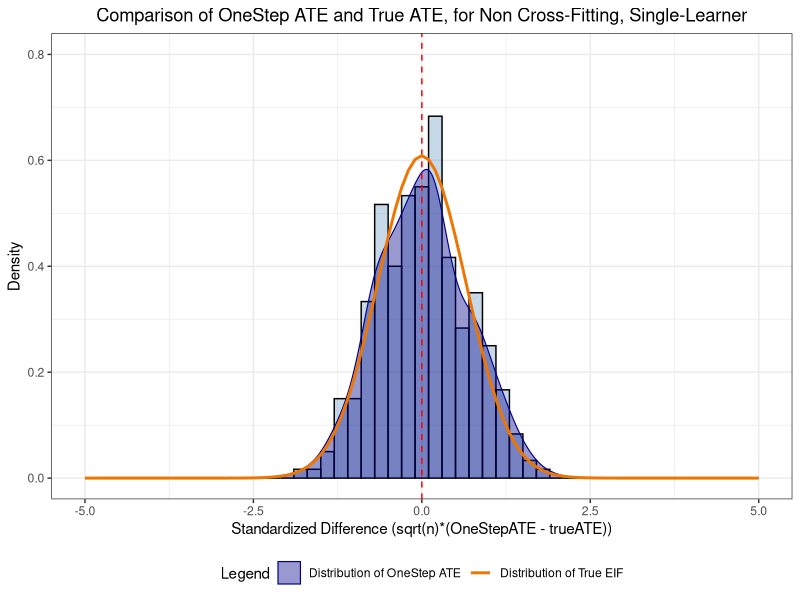
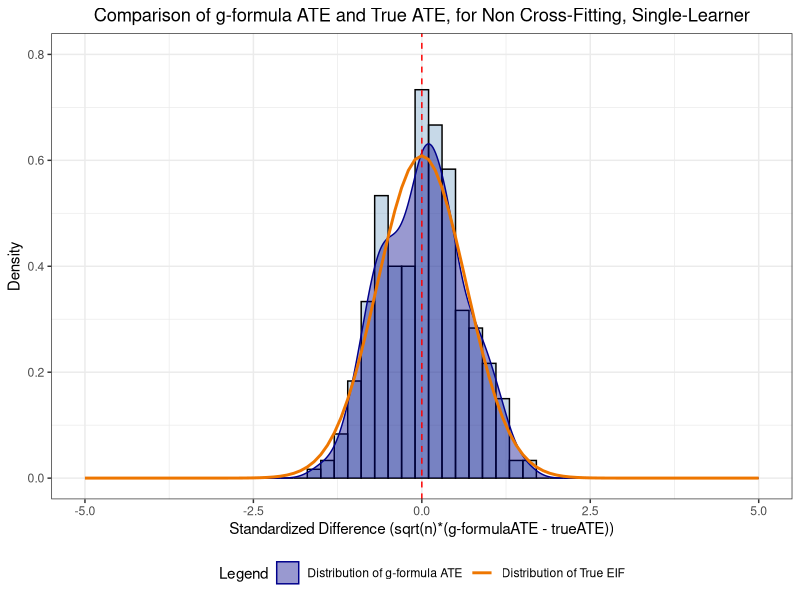

Write the R code that produced these figures, in order. (Note: a time limit stopped this script after it produced the figures.)
## ---- chunk 1
library(ggplot2)
library(dplyr)
library(tidyverse)
## ---- chunk 2
start_time_ncfsl <- Sys.time()  

set.seed(8)
n <- 10000
simulations_ncfsl <- 300

true_ATE_ncfsl <- numeric(simulations_ncfsl)
ATE_naive_ncfsl <- numeric(simulations_ncfsl)
EIF_true_ncfsl <- numeric(simulations_ncfsl)
EIF_ncfsl <- numeric(simulations_ncfsl)
ATE_onestep_ncfsl <- numeric(simulations_ncfsl)

OS_lb_dsl_cf <- numeric(simulations_ncfsl)
OS_ub_dsl_cf <- numeric(simulations_ncfsl)
naive_lb_dsl_cf <- numeric(simulations_ncfsl)
naive_ub_dsl_cf <- numeric(simulations_ncfsl)
true_lb_dsl_cf <- numeric(simulations_ncfsl)
true_ub_dsl_cf <- numeric(simulations_ncfsl)

logit <- function(x) {
  exp(x) / (1 + exp(x))
}

for (i in 1:simulations_ncfsl) {
    set.seed(8+i)
    w1 <- rpois(n, 0.1)       # PrevAcuteCS - represents a variable of 3 levels
    w2 <- rbinom(n, 1, 0.16)  # PrevInstrumental
    w3 <- rpois(n, 0.07)      # PrevTiming - represents a varibales of 3 levels 
    w4 <- rbinom(n, 1, 0.42)  # PrevArgumented
    w5 <- rbinom(n, 1, 0.06)  # PrevPraeterm
    w6 <- rbinom(n, 1, 0.13)  # PrevEpisiotomy
    w7 <- rbinom(n, 1, 0.1)   # PrevInduced
    w8 <- rbinom(n, 1, 0.02)  # PrevRetained

    W <- cbind(w1, w2, w3, w4, w5, w6, w7, w8)
    
    prob_A <- logit(-2 + 0.5*W[,1]^2 + 0.8*W[,2] + 0.6*W[,3]^2 - 0.55*W[,4] - 0.1*W[,5] - 0.01*W[,6] - 0.9*W[,7] - 0.7*W[,8])
    A <- rbinom(n = nrow(W), size = 1, prob = prob_A)

    pY <- function(A, W) {
        logit(-4 + A - 0.9*W[,1] - 0.8*W[,2] - 0.7*W[,6])
    }
    
    prob_Y <- pY(A = A, W = W)
    Y <- rbinom(n = nrow(W), size = 1, prob = prob_Y)
    pY1 <- pY(A = 1, W = W)
    pY0 <- pY(A = 0, W = W)

    # true_ATE and true_EIF
    true_ATE_ncfsl[i] <- mean(pY1) - mean(pY0) 
    EIF_true_ncfsl[i] <- sd(pY1 - pY0- true_ATE_ncfsl[i] + A/prob_A * (Y - pY1) - (1-A)/(1- prob_A) *(Y-pY0))


    data_ncfsl <- data.frame(Y = Y, A = A, W)

    # learner 
    GLM1_ncfsl <- glm(Y ~ A + w1 + w2 + w3 + w4 + w5 + w6 + w7 + w8, data = data_ncfsl, family = "binomial")    
    
    data_1_ncfsl <- data_ncfsl
    data_0_ncfsl <- data_ncfsl
    data_1_ncfsl$A <- 1
    data_0_ncfsl$A <- 0
    
    # predictions for learner 
    predictions_GLM1_ncfsl <- predict(GLM1_ncfsl, newdata = data_1_ncfsl[, -1], type = "response")
    predictions_GLM0_ncfsl <- predict(GLM1_ncfsl, newdata = data_0_ncfsl[, -1], type = "response")
    
    # naive ATE 
    ATE_naive_ncfsl[i] <- mean(predictions_GLM1_ncfsl) - mean(predictions_GLM0_ncfsl)

    # learner for propensity
    GLM1_propensity_ncfsl <- glm(A ~ w1 + w2 + w3 + w4 + w5 + w6 + w7 + w8, data = data_ncfsl[, -c(1,2)], family = "binomial")

    # predict propensity
    propensity_scores_ncfsl <- predict(GLM1_propensity_ncfsl, newdata = data_ncfsl[, -c(1,2)], type = "response")

    EIF_ncfsl[i] <- mean((data_ncfsl$A / propensity_scores_ncfsl) * (data_ncfsl$Y - predictions_GLM1_ncfsl) - ((1 - data_ncfsl$A) / (1 - propensity_scores_ncfsl)) * (data_ncfsl$Y - predictions_GLM0_ncfsl))
  
    # ATE onestep
    ATE_onestep_ncfsl[i] <- ATE_naive_ncfsl[i] + EIF_ncfsl[i]
    
    # stuff for confidence intervals 
        EIF_onestep_ncfsl <- (predictions_GLM1_ncfsl - predictions_GLM0_ncfsl - ATE_onestep_ncfsl[i] + data_ncfsl$A/propensity_scores_ncfsl * (data_ncfsl$Y - predictions_GLM1_ncfsl) - (1 - data_ncfsl$A)/(1- propensity_scores_ncfsl) *(data_ncfsl$Y-predictions_GLM0_ncfsl))
    
    EIF_naive_ncfsl <- (predictions_GLM1_ncfsl - predictions_GLM0_ncfsl - ATE_naive_ncfsl[i] + data_ncfsl$A/propensity_scores_ncfsl * (data_ncfsl$Y - predictions_GLM1_ncfsl) - (1 - data_ncfsl$A)/(1- propensity_scores_ncfsl) *(data_ncfsl$Y-predictions_GLM0_ncfsl))
    
  OS_lb_dsl_cf[i] <- ATE_onestep_ncfsl[i] - qnorm(0.975)*1/sqrt(n)*sd(EIF_onestep_ncfsl)
  OS_ub_dsl_cf[i] <- ATE_onestep_ncfsl[i] + qnorm(0.975)*1/sqrt(n)*sd(EIF_onestep_ncfsl)
  naive_lb_dsl_cf[i] <- ATE_naive_ncfsl[i] - qnorm(0.975)*1/sqrt(n)*sd(EIF_naive_ncfsl)
  naive_ub_dsl_cf[i] <- ATE_naive_ncfsl[i] + qnorm(0.975)*1/sqrt(n)*sd(EIF_naive_ncfsl)
  true_lb_dsl_cf[i] <- true_ATE_ncfsl[i] - qnorm(0.975)*1/sqrt(n)*sd(EIF_true_ncfsl)
  true_ub_dsl_cf[i] <- true_ATE_ncfsl[i] + qnorm(0.975)*1/sqrt(n)*sd(EIF_true_ncfsl)
}

mean(ATE_naive_ncfsl)
mean(ATE_onestep_ncfsl)
mean(true_ATE_ncfsl)

end_time_ncfsl <- Sys.time()
total_time_ncfsl <- end_time_ncfsl - start_time_ncfsl 
print(total_time_ncfsl) 
## ---- chunk 3
# Print the results
print(paste("95% CI for Naive ATE: (", mean(naive_lb_dsl_cf), ", ", mean(naive_ub_dsl_cf), ")", sep = ""))
print(paste("95% CI for OneStep ATE: (", mean(OS_lb_dsl_cf), ", ", mean(OS_ub_dsl_cf), ")", sep = ""))
print(paste("95% CI for True ATE: (", mean(true_lb_dsl_cf), ", ", mean(true_ub_dsl_cf), ")", sep = ""))
## ---- chunk 4
test_ncfsl <- sqrt(n) * (ATE_onestep_ncfsl - true_ATE_ncfsl)  

results_df_ncfsl <- data.frame(StandardizedDifference = test_ncfsl)

ggplot(results_df_ncfsl, aes(x = StandardizedDifference)) +
  geom_histogram(aes(y = ..density.., fill = "Histogram"), binwidth = 0.2, color = "black", fill = "steelblue", alpha = 0.3) +
  geom_density(aes(color = "Distribution of OneStep ATE"), fill = "darkblue", alpha = 0.4, size = 0.4) +
  geom_vline(xintercept = 0, color = "red", linetype = "dashed", size = 0.5) +
  stat_function(fun = dnorm, 
                args = list(mean = 0, sd = mean(EIF_true_ncfsl)), 
                aes(color = "Distribution of True EIF"), 
                size = 1) +
  labs(
    title = "Comparison of OneStep ATE and True ATE, for Non Cross-Fitting, Single-Learner",
    x = "Standardized Difference (sqrt(n)*(OneStepATE - trueATE))",
    y = "Density",
    color = "Legend"  # Title for the color legend
  ) +
  xlim(c(-5, 5)) +  # Adjust limits as necessary
  ylim(c(0, 0.8)) +  # Adjust limits as necessary
  theme_bw() +
  theme(
    plot.title = element_text(hjust = 0.5),
    legend.position = "bottom"  # Positioning the legend at the bottom
  ) +
  scale_color_manual(values = c("Distribution of OneStep ATE" = "darkblue", "Distribution of True EIF" = "darkorange2")) +
  scale_fill_manual(values = c("Histogram" = "steelblue"))  # Include histogram fill in the legend if necessary

## ---- chunk 5
test_ncfsl <- sqrt(n) * (ATE_naive_ncfsl - true_ATE_ncfsl)  # standardized differences

results_df_ncfsl <- data.frame(StandardizedDifference = test_ncfsl)

ggplot(results_df_ncfsl, aes(x = StandardizedDifference)) +
  geom_histogram(aes(y = ..density.., fill = "Histogram"), binwidth = 0.2, color = "black", fill = "steelblue", alpha = 0.3) +
  geom_density(aes(color = "Distribution of g-formula ATE"), fill = "darkblue", alpha = 0.4) +
  geom_vline(xintercept = 0, color = "red", linetype = "dashed", size = 0.5) +
  stat_function(fun = dnorm, 
                args = list(mean = 0, sd = mean(EIF_true_ncfsl)), 
                aes(color = "Distribution of True EIF"), 
                size = 1) +
  labs(
    title = "Comparison of g-formula ATE and True ATE, for Non Cross-Fitting, Single-Learner",
    x = "Standardized Difference (sqrt(n)*(g-formulaATE - trueATE))",
    y = "Density",
    color = "Legend"  # Title for the color legend
  ) +
  xlim(c(-5, 5)) +  # Adjust limits as necessary
  ylim(c(0, 0.8)) +  # Adjust limits as necessary
  theme_bw() +
  theme(
    plot.title = element_text(hjust = 0.5),
    legend.position = "bottom"  # Positioning the legend at the bottom
  ) +
  scale_color_manual(values = c("Distribution of g-formula ATE" = "darkblue", "Distribution of True EIF" = "darkorange2")) +
  scale_fill_manual(values = c("Histogram" = "steelblue"))  # Include histogram fill in the legend if necessary
## ---- chunk 6
start_time_ncfdsl <- Sys.time()  

set.seed(8)
n <- 10000
simulations <- 300
folds_cv <- 5 

fold_indices_cv <- sample(rep(1:folds_cv, length.out = n))

true_ATE_ncfdsl <- numeric(simulations)
ATE_naive_ncfdsl <- numeric(simulations)
EIF_ncfdsl <- numeric(simulations)
SubEIF_ncfdsl <- numeric(simulations)
EIF_true_ncfdsl <- numeric(simulations)
ATE_onestep_ncfdsl <- numeric(simulations)
OneStep_normal_ncfdsl <- numeric(simulations)
Naive_normal_ncfdsl <- numeric(simulations)
best_model_indices_ncfdsl <- numeric(simulations)
best_model_indices_A_ncfdsl <- numeric(simulations)
EIF_onestep_ncfdsl<- numeric(simulations)
EIF_onestep_ncfdsl<- numeric(simulations)

predictions_A_1_ncfdsl <- numeric(n)
predictions_A_2_ncfdsl <- numeric(n)
predictions_A_3_ncfdsl <- numeric(n)
predictions_A_4_ncfdsl <- numeric(n)
predictions_Y_1_ncfdsl <- numeric(n)
predictions_Y_2_ncfdsl <- numeric(n)
predictions_Y_3_ncfdsl <- numeric(n)
predictions_Y_4_ncfdsl <- numeric(n)

OS_lb_dsl_cf <- numeric(simulations)
OS_ub_dsl_cf <- numeric(simulations)
naive_lb_dsl_cf <- numeric(simulations)
naive_ub_dsl_cf <- numeric(simulations)
true_lb_dsl_cf <- numeric(simulations)
true_ub_dsl_cf <- numeric(simulations)

models_A_ncfdsl <- list()
models_ncfdsl <- list()

logit <- function(x) {
  exp(x)/(1+exp(x))
}

for (i in 1:simulations) {
    set.seed(8+i)
    w1 <- rpois(n, 0.1)      # PrevAcuteCS - represents a variable of 3 levels
    w2 <- rbinom(n, 1, 0.16)  # PrevInstrumental
    w3 <- rpois(n, 0.07)      # PrevTiming - represents a varibales of 3 levels 
    w4 <- rbinom(n, 1, 0.42)  # PrevArgumented
    w5 <- rbinom(n, 1, 0.06)  # PrevPraeterm
    w6 <- rbinom(n, 1, 0.13)  # PrevEpisiotomy
    w7 <- rbinom(n, 1, 0.1)   # PrevInduced
    w8 <- rbinom(n, 1, 0.02)  # PrevRetained

    W <- cbind(w1, w2, w3, w4, w5, w6, w7, w8)
    
    prob_A_ncfdsl <- logit(-2 + 0.5*W[,1]^2 + 0.8*W[,2] + 0.6*W[,3]^2 - 0.55*W[,4] - 0.1*W[,5] - 0.01*W[,6] - 0.9*W[,7] - 0.7*W[,8])
    A <- rbinom(n = nrow(W), size = 1, prob = prob_A_ncfdsl)

    pY_ncfdsl <- function(A, W) {
        logit(-4 + A - 0.9*W[,1] - 0.8*W[,2] - 0.7*W[,6])
    }
    
    prob_Y_ncfdsl <- pY_ncfdsl(A = A, W = W)
    Y <- rbinom(n = nrow(W), size = 1, prob = prob_Y_ncfdsl)
    pY1_ncfdsl <- pY_ncfdsl(A = 1, W = W)
    pY0_ncfdsl <- pY_ncfdsl(A = 0, W = W)
    
    # true_ATE and true_EIF
    true_ATE_ncfdsl[i] <- (mean(pY1_ncfdsl) - mean(pY0_ncfdsl)) 
    EIF_true_ncfdsl[i] <- sd(pY1_ncfdsl - pY0_ncfdsl - true_ATE_ncfdsl[i] + A/prob_A_ncfdsl * (Y - pY1_ncfdsl) - (1-A)/(1- prob_A_ncfdsl) *(Y-pY0_ncfdsl))


    data <- data.frame(Y = Y, A = A, W)

    
for (fold_cv in 1:folds_cv) {
    train_indices_cv <- which(fold_indices_cv != fold_cv)
    test_indices_cv <- which(fold_indices_cv == fold_cv)
    
    data_train_cv <- data[train_indices_cv, ]
    data_test_cv <- data[test_indices_cv, ]

    models_ncfdsl <- list(
      glm1_Y_ncfdsl <- glm(Y ~ A + w1 + w2 + w3 * w4 + w5 + w7 + w8, data = data_train_cv, family = "binomial"),
      glm2_Y_ncfdsl <- glm(Y ~ A + w2 + w3 + w4 + w5 + w6 + w7 + w8, data = data_train_cv, family = "binomial"),
      glm3_Y_ncfdsl <- glm(Y ~ A + w1 + w2 + w3 + w4 + w6 + w7 * w8, data = data_train_cv, family = "binomial"),
      glm4_Y_ncfdsl <- glm(Y ~ A + w1 + w2 + w3 + w4 + w5 + w6 + w7 + w8, data = data_train_cv, family = "binomial")      )
    offset <- (fold_cv - 1) * length(test_indices_cv)
    predictions_Y_1_ncfdsl[offset + seq_along(test_indices_cv)] <- predict(glm1_Y_ncfdsl, newdata = data_test_cv, type = "response")
    predictions_Y_2_ncfdsl[offset + seq_along(test_indices_cv)] <- predict(glm2_Y_ncfdsl, newdata = data_test_cv, type = "response")
    predictions_Y_3_ncfdsl[offset + seq_along(test_indices_cv)] <- predict(glm3_Y_ncfdsl, newdata = data_test_cv, type = "response")
    predictions_Y_4_ncfdsl[offset + seq_along(test_indices_cv)] <- predict(glm4_Y_ncfdsl, newdata = data_test_cv, type = "response")
    }

    MSEs_ncfdsl <- cbind(mean((data_test_cv$Y - predictions_Y_1_ncfdsl)^2), mean((data_test_cv$Y - predictions_Y_2_ncfdsl)^2),
                    mean((data_test_cv$Y - predictions_Y_3_ncfdsl)^2), mean((data_test_cv$Y - predictions_Y_4_ncfdsl)^2))
    
    best_model_index_ncfdsl <- which.min(MSEs_ncfdsl)
    best_model_ncfdsl <- models_ncfdsl[[best_model_index_ncfdsl]]

    best_model_indices_ncfdsl[i] <- best_model_index_ncfdsl  
    table(best_model_indices_ncfdsl)
    
    data_1 <- data
    data_0 <- data
    data_1$A <- 1
    data_0$A <- 0

         # We then use the best model to predict Y=1 and Y=0
        predictions_GLM1_ncfdsl <- predict(best_model_ncfdsl, newdata = data_1[, -1], type = "response")
        predictions_GLM0_ncfdsl <- predict(best_model_ncfdsl, newdata = data_0[, -1], type = "response")
    
    
    # Save my ATE_naive in a vector
    ATE_naive_ncfdsl[i] <- mean(predictions_GLM1_ncfdsl) - mean(predictions_GLM0_ncfdsl)

    
for (fold_cv in 1:folds_cv) {
    train_indices_cv <- which(fold_indices_cv != fold_cv)
    test_indices_cv <- which(fold_indices_cv == fold_cv)
    
    data_train_cv <- data[train_indices_cv, ]
    data_test_cv <- data[test_indices_cv, ]

    models_A_ncfdsl <- list(
    glm1_A_ncfdsl <- glm(A ~ w1 + w2 + w4 + w5 + w6 + w7 + w8, data = data_train_cv, family = "binomial"),
    glm2_A_ncfdsl <- glm(A ~ w1 * w2 + w3 + w4 + w6 + w7 + w8, data = data_train_cv, family = "binomial"),
    glm3_A_ncfdsl <- glm(A ~ w1 + w2 + w3 + w4 + w5 + w6 + w7 * w8, data = data_train_cv, family = "binomial"),
    glm4_A_ncfdsl <- glm(A ~ w1 + w2 + w3 + w4 + w5 + w6 + w7 + w8, data = data_train_cv, family = "binomial")
    )
    offset <- (fold_cv - 1) * length(test_indices_cv)
    predictions_A_1_ncfdsl[offset + seq_along(test_indices_cv)] <- predict(glm1_A_ncfdsl, newdata = data_test_cv, type = "response")
    predictions_A_2_ncfdsl[offset + seq_along(test_indices_cv)] <- predict(glm2_A_ncfdsl, newdata = data_test_cv, type = "response")
    predictions_A_3_ncfdsl[offset + seq_along(test_indices_cv)] <- predict(glm3_A_ncfdsl, newdata = data_test_cv, type = "response")
    predictions_A_4_ncfdsl[offset + seq_along(test_indices_cv)] <- predict(glm4_A_ncfdsl, newdata = data_test_cv, type = "response")
}

        MSEs_A_ncfdsl <- cbind(mean((data_test_cv$A - predictions_A_1_ncfdsl)^2), mean((data_test_cv$A - predictions_A_2_ncfdsl)^2), mean((data_test_cv$A - predictions_A_3_ncfdsl)^2), mean((data_test_cv$A - predictions_A_4_ncfdsl)^2))
   
        best_model_index_A_ncfdsl <- which.min(MSEs_A_ncfdsl)
        best_model_A_ncfdsl <- models_A_ncfdsl[[best_model_index_A_ncfdsl]]
        
        best_model_indices_A_ncfdsl[i] <- best_model_index_A_ncfdsl 
        table(best_model_indices_A_ncfdsl)        

    # Propensity score on best model

    propensity_scores_ncfdsl <- predict(best_model_A_ncfdsl, newdata = data[, -c(1,2)], type = "response")


    SubEIF_ncfdsl[i] <- mean((data$A / propensity_scores_ncfdsl) * (data$Y - predictions_GLM1_ncfdsl) - ((1 - data$A) / (1 - propensity_scores_ncfdsl)) * (data$Y - predictions_GLM0_ncfdsl))

  
    # Onestep ATE 
    ATE_onestep_ncfdsl[i] <- ATE_naive_ncfdsl[i] + SubEIF_ncfdsl[i]
    
    # CI stuff
    EIF_onestep_ncfdsl <- (predictions_GLM1_ncfdsl - predictions_GLM0_ncfdsl - ATE_onestep_ncfdsl[i] + data$A/propensity_scores_ncfdsl * (data$Y - predictions_GLM1_ncfdsl) - (1 - data$A)/(1- propensity_scores_ncfdsl) *(data$Y-predictions_GLM0_ncfdsl))
    
    EIF_naive_ncfdsl <- (predictions_GLM1_ncfdsl - predictions_GLM0_ncfdsl - ATE_naive_ncfdsl[i] + A/propensity_scores_ncfdsl * (Y - predictions_GLM1_ncfdsl) - (1 - A)/(1- propensity_scores_ncfdsl) *(Y-predictions_GLM0_ncfdsl))
    
  OS_lb_dsl_cf[i] <- ATE_onestep_ncfdsl[i] - qnorm(0.975)*1/sqrt(n)*sd(EIF_onestep_ncfdsl)
  OS_ub_dsl_cf[i] <- ATE_onestep_ncfdsl[i] + qnorm(0.975)*1/sqrt(n)*sd(EIF_onestep_ncfdsl)
  naive_lb_dsl_cf[i] <- ATE_naive_ncfdsl[i] - qnorm(0.975)*1/sqrt(n)*sd(EIF_naive_ncfdsl)
  naive_ub_dsl_cf[i] <- ATE_naive_ncfdsl[i] + qnorm(0.975)*1/sqrt(n)*sd(EIF_naive_ncfdsl)
  true_lb_dsl_cf[i] <- true_ATE_ncfdsl[i] - qnorm(0.975)*1/sqrt(n)*sd(EIF_true_ncfdsl)
  true_ub_dsl_cf[i] <- true_ATE_ncfdsl[i] + qnorm(0.975)*1/sqrt(n)*sd(EIF_true_ncfdsl)
}

mean(ATE_naive_ncfdsl)
mean(ATE_onestep_ncfdsl)
mean(true_ATE_ncfdsl)

end_time_ncfdsl <- Sys.time()  
total_time_ncfdsl <- end_time_ncfdsl - start_time_ncfdsl
print(total_time_ncfdsl)
## ---- chunk 7
# Print the results
print(paste("95% CI for Naive ATE: (", mean(naive_lb_dsl_cf), ", ", mean(naive_ub_dsl_cf), ")", sep = ""))
print(paste("95% CI for OneStep ATE: (", mean(OS_lb_dsl_cf), ", ", mean(OS_ub_dsl_cf), ")", sep = ""))
print(paste("95% CI for True ATE: (", mean(true_lb_dsl_cf), ", ", mean(true_ub_dsl_cf), ")", sep = ""))
## ---- chunk 8
model_freq_ncfdsl <- as.data.frame(table(best_model_indices_ncfdsl))
names(model_freq_ncfdsl) <- c("ModelIndex", "Frequency")

ggplot(data = model_freq_ncfdsl, aes(x = ModelIndex, y = Frequency)) +
    geom_bar(stat = "identity", fill = "steelblue") +
    labs(x = "Model Index", y = "Frequency", title = "Frequency of Best Model Selection for Y") +
    theme_minimal()
## ---- chunk 9
model_freq_ncfdsl_A <- as.data.frame(table(best_model_indices_A_ncfdsl))
names(model_freq_ncfdsl_A) <- c("ModelIndex", "Frequency")

ggplot(data = model_freq_ncfdsl_A, aes(x = ModelIndex, y = Frequency)) +
    geom_bar(stat = "identity", fill = "steelblue") +
    labs(x = "Model Index", y = "Frequency", title = "Frequency of Best Model Selection for A") +
    theme_minimal()
## ---- chunk 10
test_ncfdsl_os <- sqrt(n) * (ATE_onestep_ncfdsl - true_ATE_ncfdsl) 

results_df_ncfdsl_os <- data.frame(StandardizedDifference = test_ncfdsl_os)

ggplot(results_df_ncfdsl_os, aes(x = StandardizedDifference)) +
  geom_histogram(aes(y = ..density.., fill = "Histogram"), binwidth = 0.2, color = "black", fill = "steelblue", alpha = 0.3) +
  geom_density(aes(color = "Distribution of OneStep ATE"), fill = "darkblue", alpha = 0.4) +  # Use aes for color
  geom_vline(xintercept = 0, color = "red", linetype = "dashed", size = 0.5) +
  stat_function(fun = dnorm, 
                args = list(mean = 0, sd = mean(EIF_true_ncfdsl)), 
                aes(color = "Distribution of True EIF"), 
                size = 1) +  # Use aes for color
  labs(
    title = "Comparison of OneStep ATE and True ATE for Non Cross-Fitting, Discrete Super-Learner",
    x = "Standardized Difference (sqrt(n)*(OneStepATE - trueATE))",
    y = "Density",
    color = "Legend"  # Title for the color legend
  ) +
  xlim(c(-5, 5)) +  # Adjust limits as necessary
  ylim(c(0, 0.8)) +
  theme_bw() +
  theme(
    plot.title = element_text(hjust = 0.5, size = 12),
    legend.position = "bottom"  # Positioning the legend at the bottom
  ) +
  scale_color_manual(values = c("Distribution of OneStep ATE" = "darkblue", "Distribution of True EIF" = "darkorange2")) +
  scale_fill_manual(values = c("Histogram" = "steelblue"))  # Include histogram fill in the legend if necessary

## ---- chunk 11
test_naive_ncsdsl <- sqrt(n) * (ATE_naive_ncfdsl - true_ATE_ncfdsl) 

results_df_naive_ncsdsl <- data.frame(StandardizedDifference = test_naive_ncsdsl)

ggplot(results_df_naive_ncsdsl, aes(x = StandardizedDifference)) +
  geom_histogram(aes(y = ..density.., fill = "Histogram"), binwidth = 0.2, color = "black", fill = "steelblue", alpha = 0.3) +
  geom_density(aes(color = "Distribution of g-formula ATE"), fill = "darkblue", alpha = 0.4) +  # Use aes for color
  geom_vline(xintercept = 0, color = "red", linetype = "dashed", size = 0.5) +
  stat_function(fun = dnorm, 
                args = list(mean = 0, sd = mean(EIF_true_ncfdsl)), 
                aes(color = "Distribution of True EIF"), 
                size = 1) +  # Use aes for color
  labs(
    title = "Comparison of g-formula ATE and True ATE for Non Cross-Fitting, Discrete Super-Learner",
    x = "Standardized Difference (sqrt(n)*(g-formuaATE - trueATE))",
    y = "Density",
    color = "Legend"  # Title for the color legend
  ) +
  xlim(c(-5, 5)) +  # Adjust limits as necessary
  ylim(c(0, 0.8)) +
  theme_bw() +
  theme(
    plot.title = element_text(hjust = 0.5, size = 12),
    legend.position = "bottom"  # Positioning the legend at the bottom
  ) +
  scale_color_manual(values = c("Distribution of g-formula ATE" = "darkblue", "Distribution of True EIF" = "darkorange2")) +
  scale_fill_manual(values = c("Histogram" = "steelblue"))  # Include histogram fill in the legend if necessary

## ---- chunk 12
start_time_smcf <- Sys.time()  

n <- 10000
simulations <- 300
folds <- 5

true_ATE_smcf <- numeric(simulations)
ATE_naive_smcf <- numeric(simulations)
SubEIF_smcf <- numeric(simulations)
ATE_onestep_smcf <- numeric(simulations)
OneStep_normal_smcf <- numeric(simulations)
Naive_normal_smcf <- numeric(simulations)



ATE_naive_on_train_data_smcf <- numeric(folds)
ATE_naive_on_test_data_smcf <- numeric(folds)
SubEIF_folds_on_train_data_smcf <- numeric(folds)
SubEIF_folds_on_test_data_smcf <- numeric(folds)
EIF_true_smcf <- numeric(simulations)
EIF_onestep_smcf <- numeric(simulations)
EIF_naive_smcf <- numeric(simulations)



OS_lb_dsl_cf <- numeric(simulations)
OS_ub_dsl_cf <- numeric(simulations)
naive_lb_dsl_cf <-numeric(simulations)
naive_ub_dsl_cf <- numeric(simulations)
true_lb_dsl_cf <- numeric(simulations)
true_ub_dsl_cf <- numeric(simulations)


# Create my logit function
logit <- function(x) {
  exp(x) / (1 + exp(x))
}

# Create folds for cross-fitting
fold_indices <- sample(rep(1:folds, length.out = n))

for (i in 1:simulations) {
    set.seed(8 + i)
    w1 <- rpois(n, 0.1)      # PrevAcuteCS - represents a variable of 3 levels
    w2 <- rbinom(n, 1, 0.16)  # PrevInstrumental
    w3 <- rpois(n, 0.07)      # PrevTiming - represents a varibales of 3 levels 
    w4 <- rbinom(n, 1, 0.42)  # PrevArgumented
    w5 <- rbinom(n, 1, 0.06)  # PrevPraeterm
    w6 <- rbinom(n, 1, 0.13)  # PrevEpisiotomy
    w7 <- rbinom(n, 1, 0.1)   # PrevInduced
    w8 <- rbinom(n, 1, 0.02)  # PrevRetained

    W <- cbind(w1, w2, w3, w4, w5, w6, w7, w8)
    
    prob_A <- logit(-2 + 0.5*W[,1]^2 + 0.8*W[,2] + 0.6*W[,3]^2 - 0.55*W[,4] - 0.1*W[,5] - 0.01*W[,6] - 0.9*W[,7] - 0.7*W[,8])
    A <- rbinom(n = nrow(W), size = 1, prob = prob_A)

    pY <- function(A, W) {
        logit(-4 + A - 0.9*W[,1] - 0.8*W[,2] - 0.7*W[,6])
    }
    
    prob_Y <- pY(A = A, W = W)
    Y <- rbinom(n = nrow(W), size = 1, prob = prob_Y)
    pY1 <- pY(A = 1, W = W)
    pY0 <- pY(A = 0, W = W)
mean(pY1) - mean(pY0)
    # This is the true value I try to get. I save it in a vector 
    true_ATE_smcf[i] <- mean(pY1) - mean(pY0)
    EIF_true_smcf[i] <- sd(pY1 - pY0 - true_ATE_smcf[i] + A/prob_A * (Y - pY1) - (1 - A)/(1- prob_A) *(Y-pY0))
    
    # Create my data
    data <- data.frame(Y = Y, A = A, W)
    
    for (fold in 1:folds) {
        train_indices <- which(fold_indices != fold)
        test_indices <- which(fold_indices == fold)
        
        data_train <- data[train_indices, ]
        data_test <- data[test_indices, ]
        
        y_train <- data_train$Y
        y_test <- data_test$Y
        
        # Fit and prediction for Y
        GLM1_on_train_data_smcf <- glm(Y ~ A + w1 + w2 + w3 + w4 + w5 + w6 + w7 + w8, data = data_train, family = "binomial")    
        data_1_test <- data_test
        data_0_test <- data_test
        data_1_test$A <- 1
        data_0_test$A <- 0

        predictions_1_on_test_data <- predict(GLM1_on_train_data_smcf, newdata = data_1_test[, -1], type = "response")
        predictions_0_on_test_data <- predict(GLM1_on_train_data_smcf, newdata = data_0_test[, -1], type = "response")
        
        ATE_naive_on_test_data_smcf[fold] <- mean(predictions_1_on_test_data) - mean(predictions_0_on_test_data)

        GLM1_propensity_train_smcf <- glm(A ~ w1 + w2 + w3 + w4 + w5 + w6 + w7 + w8, data = data_train[, -1], family = "binomial")

        propensity_scores_on_test_data_smcf <- predict(GLM1_propensity_train_smcf, newdata = data_test[, -c(1,2)], type = "response")

        
        SubEIF_folds_on_test_data_smcf[fold] <- mean((data_test$A / propensity_scores_on_test_data_smcf) * (y_test - predictions_1_on_test_data) - ((1 - data_test$A) / (1 - propensity_scores_on_test_data_smcf)) * (y_test - predictions_0_on_test_data))
    }

    # Save results
    ATE_naive_smcf[i] <- mean(ATE_naive_on_test_data_smcf)
    SubEIF_smcf[i] <- mean(SubEIF_folds_on_test_data_smcf)
    ATE_onestep_smcf[i] <- ATE_naive_smcf[i] + SubEIF_smcf[i]
    
    EIF_onestep_smcf <- (predictions_1_on_test_data - predictions_0_on_test_data - ATE_onestep_smcf[i] + A/propensity_scores_on_test_data_smcf * (Y - predictions_1_on_test_data) - (1 - A)/(1- propensity_scores_on_test_data_smcf) *(Y-predictions_0_on_test_data))
    
    EIF_naive_smcf <- (predictions_1_on_test_data - predictions_0_on_test_data - ATE_naive_smcf[i] + A/propensity_scores_on_test_data_smcf * (Y - predictions_1_on_test_data) - (1 - A)/(1- propensity_scores_on_test_data_smcf) *(Y-predictions_0_on_test_data))
    
  OS_lb_dsl_cf[i] <- ATE_onestep_smcf[i] - qnorm(0.975)*1/sqrt(n)*sd(EIF_onestep_smcf)
  OS_ub_dsl_cf[i] <- ATE_onestep_smcf[i] + qnorm(0.975)*1/sqrt(n)*sd(EIF_onestep_smcf)
  naive_lb_dsl_cf[i] <- ATE_naive_smcf[i] - qnorm(0.975)*1/sqrt(n)*sd(EIF_naive_smcf)
  naive_ub_dsl_cf[i] <- ATE_naive_smcf[i] + qnorm(0.975)*1/sqrt(n)*sd(EIF_naive_smcf)
  true_lb_dsl_cf[i] <- true_ATE_smcf[i] - qnorm(0.975)*1/sqrt(n)*sd(EIF_true_smcf)
  true_ub_dsl_cf[i] <- true_ATE_smcf[i] + qnorm(0.975)*1/sqrt(n)*sd(EIF_true_smcf)
}


mean(ATE_naive_smcf)
mean(ATE_onestep_smcf)
mean(true_ATE_smcf)

end_time_smcf <- Sys.time()  # Record end time
total_time <- end_time_smcf - start_time_smcf  # Compute total duration
print(total_time)  # Print the total computation time
## ---- chunk 13
# Print the results
print(paste("95% CI for Naive ATE: (", mean(naive_lb_dsl_cf), ", ", mean(naive_ub_dsl_cf), ")", sep = ""))
print(paste("95% CI for OneStep ATE: (", mean(OS_lb_dsl_cf), ", ", mean(OS_ub_dsl_cf), ")", sep = ""))
print(paste("95% CI for True ATE: (", mean(true_lb_dsl_cf), ", ", mean(true_ub_dsl_cf), ")", sep = ""))
## ---- chunk 14
test_smcf <- sqrt(n) * (ATE_onestep_smcf - true_ATE_smcf)  
results_df_smcf <- data.frame(StandardizedDifference = test_smcf)

ggplot(results_df_smcf, aes(x = StandardizedDifference)) +
  geom_histogram(aes(y = ..density..), binwidth = 0.2, color = "black", fill = "steelblue", alpha = 0.3) +
  geom_density(aes(color = "Distribution of OneStep ATE"), fill = "darkblue", alpha = 0.4) +  # Use aes for color
  geom_vline(xintercept = 0, color = "red", linetype = "dashed", size = 0.5) +
  stat_function(fun = dnorm, 
                args = list(mean = 0, sd = mean(EIF_true_smcf)), 
                aes(color = "Distribution of True EIF"), 
                size = 1) +  # Use aes for color
  labs(
    title = "Comparison of OneStep ATE and True ATE for Cross-Fitting, Single-Leaner",
    x = "Standardized Difference (sqrt(n)*(OneStepATE - trueATE))",
    y = "Density",
    color = "Legend"  # Title for the color legend
  ) +
  xlim(c(-5, 5)) +  # Adjust limits as necessary
  ylim(c(0, 0.8)) +  # Adjust limits as necessary
  theme_bw() +
  theme(
    plot.title = element_text(hjust = 0.5),
    legend.position = "bottom"  # Positioning the legend at the bottom
  ) +
  scale_color_manual(values = c("Distribution of OneStep ATE" = "darkblue", "Distribution of True EIF" = "darkorange2"))  # Define legend colors

## ---- chunk 15
test_naive <- sqrt(n) * (ATE_naive_smcf - true_ATE_smcf)

results_df <- data.frame(StandardizedDifference = test_naive)

ggplot(results_df, aes(x = StandardizedDifference)) +
  geom_histogram(aes(y = ..density.., fill = "Histogram"), binwidth = 0.2, color = "black", fill = "steelblue", alpha = 0.3) +
  geom_density(aes(color = "Distribution of g-formula ATE"), fill = "darkblue", alpha = 0.4) +
  geom_vline(xintercept = 0, color = "red", linetype = "dashed", size = 0.5) +
  stat_function(fun = dnorm, 
                args = list(mean = 0, sd = mean(EIF_true_smcf)), 
                aes(color = "Distribution of True EIF"), 
                size = 1) +
  labs(
    title = "Comparison of g-formula ATE and True ATE for Cross-Fitting, Single-Learner",
    x = "Standardized Difference (sqrt(n)*(g-formulaATE - trueATE))",
    y = "Density",
    color = "Legend"  # Title for the color legend
  ) +
  xlim(c(-5, 5)) +  # Adjust limits as necessary
  ylim(c(0, 0.8)) +  # Adjust limits as necessary
  theme_bw() +
  theme(
    plot.title = element_text(hjust = 0.5),
    legend.position = "bottom"  # Positioning the legend at the bottom
  ) +
  scale_color_manual(values = c("Distribution of g-formula ATE" = "darkblue", "Distribution of True EIF" = "darkorange2")) +
  scale_fill_manual(values = c("Histogram" = "steelblue"))  # Include histogram fill in the legend if necessary

## ---- chunk 16
start_time <- Sys.time()  

set.seed(8)
n <- 10000
simulations <- 300
folds <- 5
folds_cv <- folds

true_ATE <- numeric(simulations)
ATE_naive <- numeric(simulations)
SubEIF <- numeric(simulations)
ATE_onestep <- numeric(simulations)
OneStep_normal <- numeric(simulations)
Naive_normal <- numeric(simulations)
EIF_true <- numeric(simulations)
best_model_indices <- numeric(simulations)
best_model_indices_A <- numeric(simulations)

ATE_naive_on_train_data <- numeric(folds)
ATE_naive_on_test_data <- numeric(folds)
SubEIF_folds_on_train_data <- numeric(folds)
SubEIF_folds_on_test_data <- numeric(folds)
ATE_onestep_on_test_data <- numeric(folds)

GLM_1_predictions_on_test_data <- numeric(simulations)
GLM_2_predictions_on_test_data <- numeric(simulations)
GLM_3_predictions_on_test_data <- numeric(simulations)
GLM_4_predictions_on_test_data <- numeric(simulations)

OS_lb_dsl_cf <- numeric(simulations)
OS_ub_dsl_cf <- numeric(simulations)
naive_lb_dsl_cf <-numeric(simulations)
naive_ub_dsl_cf <- numeric(simulations)
true_lb_dsl_cf <- numeric(simulations)
true_ub_dsl_cf <- numeric(simulations)

GLM_on_train_data <- list()
GLM_on_train_data_pro <- list()
MSEs <- matrix(NA, nrow = 4, ncol = folds_cv)  # Col = number of folds and rows are number of models 
models <- list()
models_A <- list()
MSEs_A <- matrix(NA, nrow = 4, ncol = folds_cv)  # Col = number of folds and rows are number of models 

logit <- function(x) {
  exp(x) / (1 + exp(x))
}

fold_indices <- sample(rep(1:folds, length.out = n))
fold_indices_cv <- sample(rep(1:folds_cv, length.out = n))

        predictions_A_1 <- numeric(n)
        predictions_A_2 <- numeric(n)
        predictions_A_3 <- numeric(n)
        predictions_A_4 <- numeric(n)
        predictions_Y_1 <- numeric(n)
        predictions_Y_2 <- numeric(n)
        predictions_Y_3 <- numeric(n)
        predictions_Y_4 <- numeric(n)

for (i in 1:simulations) {
    set.seed(8 + i)
    w1 <- rpois(n, 0.1)       # PrevAcuteCS - represents a variable of 3 levels
    w2 <- rbinom(n, 1, 0.16)  # PrevInstrumental
    w3 <- rpois(n, 0.07)      # PrevTiming - represents a varibales of 3 levels 
    w4 <- rbinom(n, 1, 0.42)  # PrevArgumented
    w5 <- rbinom(n, 1, 0.06)  # PrevPraeterm
    w6 <- rbinom(n, 1, 0.13)  # PrevEpisiotomy
    w7 <- rbinom(n, 1, 0.1)   # PrevInduced
    w8 <- rbinom(n, 1, 0.02)  # PrevRetained

    W <- cbind(w1, w2, w3, w4, w5, w6, w7, w8)
    
    prob_A <- logit(-2 + 0.5*W[,1]^2 + 0.8*W[,2] + 0.6*W[,3]^2 - 0.55*W[,4] - 0.1*W[,5] - 0.01*W[,6] - 0.9*W[,7] - 0.7*W[,8])
    A <- rbinom(n = nrow(W), size = 1, prob = prob_A)

    pY <- function(A, W) {
        logit(-4 + A - 0.9*W[,1]^2 - 0.8*W[,2] - 0.7*W[,6])
    }
    
    prob_Y <- pY(A = A, W = W)
    mean(prob_Y)
    Y <- rbinom(n = nrow(W), size = 1, prob = prob_Y)
    pY1 <- pY(A = 1, W = W)
    pY0 <- pY(A = 0, W = W)
    
    # True_ATE and True_EIF 
    true_ATE[i] <- mean(pY1) - mean(pY0)
    EIF_true[i] <- sd(pY1 - pY0 - true_ATE[i] + A/prob_A * (Y - pY1) - (1-A)/(1- prob_A) *(Y-pY0))

    data <- data.frame(Y = Y, A = A, W)
    
    for (fold in 1:folds) {
        train_indices <- which(fold_indices != fold)
        test_indices <- which(fold_indices == fold)
        
        data_train <- data[train_indices, ]
        data_test <- data[test_indices, ]
        
        y_train <- data_train$Y
        y_test <- data_test$Y
        
        
for (fold_cv in 1:folds_cv) {
    train_indices_cv <- which(fold_indices_cv != fold_cv)
    test_indices_cv <- which(fold_indices_cv == fold_cv)
    
    data_train_cv <- data[train_indices_cv, ]
    data_test_cv <- data[test_indices_cv, ]

    models <- list(
      glm1_Y <- glm(Y ~ A + w1 + w2 + w3 * w4 + w5 + w6 + w7 + w8, data = data_train_cv, family = "binomial"),
      glm2_Y <- glm(Y ~ A + w2 + w3 + w4 + w5 + w6 + w7 + w8, data = data_train_cv, family = "binomial"),
      glm3_Y <- glm(Y ~ A + w1 + w2 + w3 + w4 + w6 + w7 * w8, data = data_train_cv, family = "binomial"),
      glm4_Y <- glm(Y ~ A + w1 + w2 + w3 + w4 + w5 + w6 + w7 + w8, data = data_train_cv, family = "binomial")    
    )
    
    offset <- (fold_cv - 1) * length(test_indices_cv)
    predictions_Y_1[offset + seq_along(test_indices_cv)] <- predict(glm1_Y, newdata = data_test_cv, type = "response")
    predictions_Y_2[offset + seq_along(test_indices_cv)] <- predict(glm2_Y, newdata = data_test_cv, type = "response")
    predictions_Y_3[offset + seq_along(test_indices_cv)] <- predict(glm3_Y, newdata = data_test_cv, type = "response")
    predictions_Y_4[offset + seq_along(test_indices_cv)] <- predict(glm4_Y, newdata = data_test_cv, type = "response")
}

    MSEs <- cbind(mean((data_test_cv$Y - predictions_Y_1)^2), mean((data_test_cv$Y - predictions_Y_2)^2),
                    mean((data_test_cv$Y - predictions_Y_3)^2), mean((data_test_cv$Y - predictions_Y_4)^2))
    
    best_model_index <- which.min(MSEs)
    best_model <- models[[best_model_index]]

    best_model_indices[i] <- best_model_index  
    table(best_model_indices)
        
    data_1_test <- data_test
    data_0_test <- data_test
    data_1_test$A <- 1
    data_0_test$A <- 0

         # We then use the best model to predict Y=1 and Y=0
        predictions_1_on_test_data <- predict(best_model, newdata = data_1_test[, -1], type = "response")
        predictions_0_on_test_data <- predict(best_model, newdata = data_0_test[, -1], type = "response")

        # ATE_naive
        ATE_naive_on_test_data[fold] <- mean(predictions_1_on_test_data) - mean(predictions_0_on_test_data)
        

for (fold_cv in 1:folds_cv) {
    train_indices_cv <- which(fold_indices_cv != fold_cv)
    test_indices_cv <- which(fold_indices_cv == fold_cv)
    
    data_train_cv <- data[train_indices_cv, ]
    data_test_cv <- data[test_indices_cv, ]

    models_A <- list(
    glm1_A <- glm(A ~ w1 + w2 + w4 + w5 + w6 + w7 + w8, data = data_train_cv, family = "binomial"),
    glm2_A <- glm(A ~ w1 * w2 + w3 + w4 + w6 + w7 + w8, data = data_train_cv, family = "binomial"),
    glm3_A <- glm(A ~ w1 + w2 + w3 + w4 + w5 + w6 + w7 * w8, data = data_train_cv, family = "binomial"),
    glm4_A <- glm(A ~ w1 + w2 + w3 + w4 + w5 + w6 + w7 + w8, data = data_train_cv, family = "binomial")
    )
    offset <- (fold_cv - 1) * length(test_indices_cv)
    predictions_A_1[offset + seq_along(test_indices_cv)] <- predict(glm1_A, newdata = data_test_cv, type = "response")
    predictions_A_2[offset + seq_along(test_indices_cv)] <- predict(glm2_A, newdata = data_test_cv, type = "response")
    predictions_A_3[offset + seq_along(test_indices_cv)] <- predict(glm3_A, newdata = data_test_cv, type = "response")
    predictions_A_4[offset + seq_along(test_indices_cv)] <- predict(glm4_A, newdata = data_test_cv, type = "response")
}

        MSEs_A <- cbind(mean((data_test_cv$A - predictions_A_1)^2), mean((data_test_cv$A - predictions_A_2)^2), mean((data_test_cv$A - predictions_A_3)^2), mean((data_test_cv$A - predictions_A_4)^2))
   
        best_model_index_A <- which.min(MSEs_A)
        best_model_A <- models_A[[best_model_index_A]]
        
        best_model_indices_A[i] <- best_model_index_A 
        table(best_model_indices_A)
        
    
        # Predict propensity scores using the best model
        propensity_scores_on_test_data <- predict(best_model_A, newdata = data_test[,-c(1,2)], type = "response")

        SubEIF_folds_on_test_data[fold] <- mean((data_test$A / propensity_scores_on_test_data) * (y_test - predictions_1_on_test_data) - ((1 - data_test$A) / (1 - propensity_scores_on_test_data)) * (y_test - predictions_0_on_test_data))
        
        ATE_onestep_on_test_data[fold] <- ATE_naive_on_test_data[fold] + SubEIF_folds_on_test_data[fold]
}

    # Save results
    ATE_naive[i] <- mean(ATE_naive_on_test_data)
    SubEIF[i] <- mean(SubEIF_folds_on_test_data)
    ATE_onestep[i] <- mean(ATE_onestep_on_test_data)
    
    
    EIF_onestep <- (predictions_1_on_test_data - predictions_0_on_test_data - ATE_onestep[i] + A/propensity_scores_on_test_data * (Y - predictions_1_on_test_data) - (1 - A)/(1- propensity_scores_on_test_data) *(Y-predictions_0_on_test_data))
    
    EIF_naive <- (predictions_1_on_test_data - predictions_0_on_test_data - ATE_naive[i] + A/propensity_scores_on_test_data * (Y - predictions_1_on_test_data) - (1 - A)/(1- propensity_scores_on_test_data) *(Y-predictions_0_on_test_data))
    
  OS_lb_dsl_cf[i] <- ATE_onestep[i] - qnorm(0.975)*1/sqrt(n)*sd(EIF_onestep)
  OS_ub_dsl_cf[i] <- ATE_onestep[i] + qnorm(0.975)*1/sqrt(n)*sd(EIF_onestep)
  naive_lb_dsl_cf[i] <- ATE_naive[i] - qnorm(0.975)*1/sqrt(n)*sd(EIF_naive)
  naive_ub_dsl_cf[i] <- ATE_naive[i] + qnorm(0.975)*1/sqrt(n)*sd(EIF_naive)
  true_lb_dsl_cf[i] <- true_ATE[i] - qnorm(0.975)*1/sqrt(n)*sd(EIF_true)
  true_ub_dsl_cf[i] <- true_ATE[i] + qnorm(0.975)*1/sqrt(n)*sd(EIF_true)


}

mean(ATE_naive)
mean(ATE_onestep)
mean(true_ATE)


end_time <- Sys.time()  # Record end time
total_time <- end_time - start_time  # Compute total duration
print(total_time)  # Print the total computation time
## ---- chunk 17
# Print the results
print(paste("95% CI for Naive ATE: (", mean(naive_lb_dsl_cf), ", ", mean(naive_ub_dsl_cf), ")", sep = ""))
print(paste("95% CI for OneStep ATE: (", mean(OS_lb_dsl_cf), ", ", mean(OS_ub_dsl_cf), ")", sep = ""))
print(paste("95% CI for True ATE: (", mean(true_lb_dsl_cf), ", ", mean(true_ub_dsl_cf), ")", sep = ""))
## ---- chunk 18
# Convert the table to a data frame and name the columns
model_freq <- as.data.frame(table(best_model_indices))
names(model_freq) <- c("ModelIndex", "Frequency")

# Use ggplot2 to plot the data
ggplot(data = model_freq, aes(x = ModelIndex, y = Frequency)) +
    geom_bar(stat = "identity", fill = "steelblue") +
    labs(x = "Model Index", y = "Frequency", title = "Frequency of Best Model Selection for Y") +
    theme_minimal()
## ---- chunk 19
# Convert the table to a data frame and name the columns
model_freq <- as.data.frame(table(best_model_indices_A))
names(model_freq) <- c("ModelIndex", "Frequency")

# Use ggplot2 to plot the data
ggplot(data = model_freq, aes(x = ModelIndex, y = Frequency)) +
    geom_bar(stat = "identity", fill = "steelblue") +
    labs(x = "Model Index", y = "Frequency", title = "Frequency of Best Model Selection for A") +
    theme_minimal()
## ---- chunk 20
test <- sqrt(n) * (ATE_onestep - true_ATE)  # standardized differences

results_df <- data.frame(StandardizedDifference = test)

ggplot(results_df, aes(x = StandardizedDifference)) +
  geom_histogram(aes(y = ..density.., fill = "Histogram"), binwidth = 0.2, color = "black", fill = "steelblue", alpha = 0.3) +
  geom_density(aes(color = "Distribution of OneStep ATE"), fill = "darkblue", alpha = 0.4) +  # Use aes for color
  geom_vline(xintercept = 0, color = "red", linetype = "dashed", size = 0.5) +
  stat_function(fun = dnorm, 
                args = list(mean = 0, sd = mean(EIF_true)), 
                aes(color = "Distribution of True EIF"), 
                size = 1) +  # Use aes for color
  labs(
    title = "Comparison of OneStep ATE and True ATE for Cross-Fitting, Discrete Super-Learner",
    x = "Standardized Difference (sqrt(n)*(OneStepATE - trueATE))",
    y = "Density",
    color = "Legend"  # Title for the color legend
  ) +
  xlim(c(-5, 5)) +  # Adjust limits as necessary
  ylim(c(0, 0.8)) +  # Adjust limits as necessary
  theme_bw() +
  theme(
    plot.title = element_text(hjust = 0.7),
    legend.position = "bottom"  # Positioning the legend at the bottom
  ) +
  scale_color_manual(values = c("Distribution of OneStep ATE" = "darkblue", "Distribution of True EIF" = "darkorange2")) +
  scale_fill_manual(values = c("Histogram" = "steelblue"))  # Define fill color for histogram in the legend


## ---- chunk 21
test_naive <- sqrt(n) * (ATE_naive - true_ATE)  # standardized differences

results_df <- data.frame(StandardizedDifference = test_naive)

ggplot(results_df, aes(x = StandardizedDifference)) +
  geom_histogram(aes(y = ..density.., fill = "Histogram"), binwidth = 0.2, color = "black", fill = "steelblue", alpha = 0.3) +
  geom_density(aes(color = "Distribution of g-formula ATE"), fill = "darkblue", alpha = 0.4) +
  geom_vline(xintercept = 0, color = "red", linetype = "dashed", size = 0.5) +
  stat_function(fun = dnorm, 
                args = list(mean = 0, sd = mean(EIF_true)), 
                aes(color = "Distribution of True EIF"), 
                size = 1) +
  labs(
    title = "Comparison of g-formula ATE and True ATE for Cross-Fitting, Discrete Super-Learner",
    x = "Standardized Difference (sqrt(n)*(g-formulaATE - trueATE))",
    y = "Density",
    color = "Legend"  # Title for the color legend
  ) +
  xlim(c(-5, 5)) +  # Adjust limits as necessary
  ylim(c(0, 0.8)) +  # Adjust limits as necessary
  theme_bw() +
  theme(
    plot.title = element_text(hjust = 0.8),
    legend.position = "bottom"  # Positioning the legend at the bottom
  ) +
  scale_color_manual(values = c("Distribution of g-formula ATE" = "darkblue", "Distribution of True EIF" = "darkorange2")) +
  scale_fill_manual(values = c("Histogram" = "steelblue"))  # Include histogram fill in the legend if necessary
